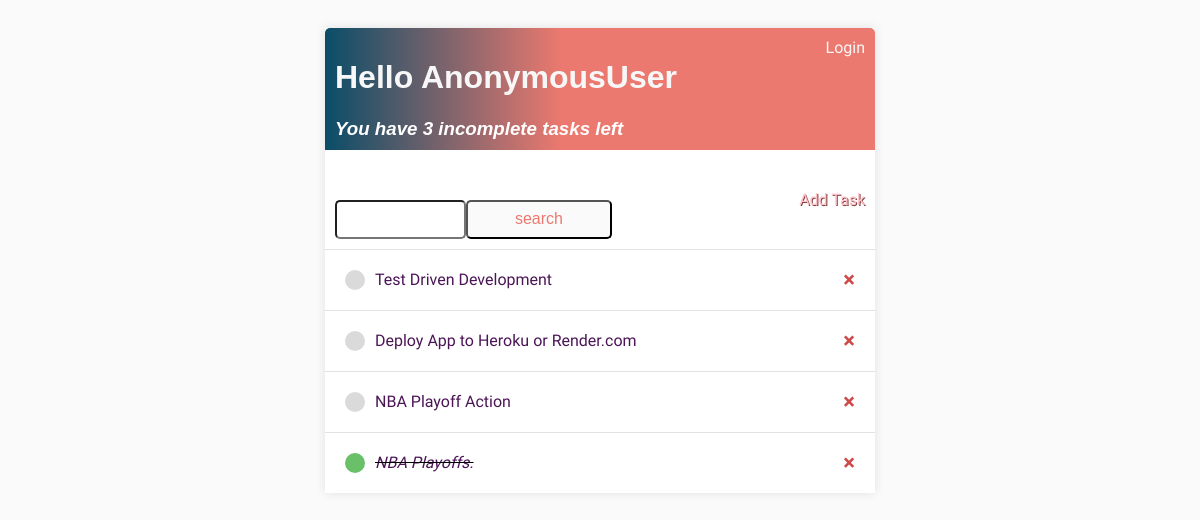
The app's page /search/ with its own data.
### TaskPro/models.py (models this page shows)
class Task(models.Model):
    user = models.ForeignKey(User, on_delete=models.CASCADE, null=True)
    title = models.TextField(max_length=50)
    description = models.TextField()
    complete = models.BooleanField(default=False)
    created_at = models.DateTimeField(auto_now_add=True)
    due_date = models.DateField()
    def __str__(self):
        return self.title
    class Meta:
        ordering = ['complete']

### TaskPro/views.py (the view)
# urls.py: path('search/', views.search, name='search'),
def search(request):
    search_parameter = request.GET.get('q') if request.GET.get('q') is not None else ''
    tasks = Task.objects.filter(
        Q(title__icontains=search_parameter)
    )
    incomplete_task_count = Task.objects.filter(complete=False).count()
    context = {'tasks': tasks, 'search_parameter': search_parameter, 'incomplete_task_count' : incomplete_task_count}
    return render(request, 'TaskPro/task_list.html', context=context)

### TaskPro/templates/TaskPro/task_list.html (shortened to what this page needs)
{%  extends 'main.html' %}
{% block content %}
    <div class="header">
        <div>
            <h1><a href="{% url 'task-list' %}">Hello {{ request.user }}</a></h1>
            <h3 style="margin:0;"><i>You have {{ incomplete_task_count }} incomplete task{{ incomplete_task_count|pluralize:"s" }}
                left</i></h3>
        </div>
    {% if request.user.is_authenticated %}
        <a href="{% url 'logout' %}">Logout</a>
    {% else %}
        <a href="{% url 'login' %}">Login</a>
    {% endif %}
    </div>
    <div id="search-form">
          <form action="{% url 'search' %}" style="margin-top:20px; display : flex;">
        <input type="text" name="q">
        <input class="button search-btn" type="submit" value="search">
    </form>
        <a class="add-task" href="{% url 'create-task' %}">Add Task</a>
    </div>
        <div class="task-item-wrapper">
              {% for task in tasks %}
            <div class="task-wrapper">
                {% if task.complete %}
                    <div class="task-title">
                        <div class="task-complete-icon"></div>
                            <i><s><a href="{% url 'edit-task' task.id %}">{{ task }}</a></s></i>
                    </div>
                <a class="delete-link" href="{% url 'delete-task' task.id %}">&#215</a>
                {% else %}
                     <div class="task-title">
                        <div class="task-incomplete-icon"></div>
                          <a href="{% url 'edit-task' task.id %}">{{ task }}</a>
                    </div>
                <a class="delete-link" href="{% url 'delete-task' task.id %}">&#215</a>
                {% endif %}
            </div>
            {% endfor %}
        </div>
{% endblock content %}

### TaskPro/static/css/style.css (style rules this page uses)
body { background-color : #FAFAFA; font-family: 'Nunito Sans', sans-serif; padding-top : 20px; }
h1,h2,h3,h4,h5,h6 { font-family : 'Raleway', sans-serif; }
a,p { color: #4b5156; }
.header { display: flex; justify-content : space-between; color: #fff; padding: 10px; border-radius : 5px 5px 0 0; background: linear-gradient(90deg, #0A4D68 0%, #EB796F 43%, #EB796F 100%); }
.header a { color : rgb(247, 247, 247); text-decoration : none; }
.task-wrapper { display : flex; align-items: center; justify-content : space-between; padding: 20px; background-color: #fff; border-top : 1px solid rgb(226, 226, 226); }
.task-title { display : flex; }
.task-title a { text-decoration : none; color : #4b1556; margin-left : 10px; }
.task-complete-icon { height : 20px; width : 20px; background-color : rgb(105, 192, 105); border-radius : 50%; }
.task-incomplete-icon { height : 20px; width : 20px; background-color : rgb(218, 218, 218); border-radius : 50%; }
.delete-link { text-decoration : none; font-weight : 900; color : #cf4949; font-size : 22px; line-height : 0; }
#search-form { display : flex; justify-content : space-between; align-items : center; padding : 10px; }
.add-task { color : #FFC0CB; text-decoration : none; text-shadow : 1px 1px #81413b; }
input[type=text], input[type=password], textarea { border : 1px solid # EB796F; border-radius : 5px; padding : 10px; width : 90%; margin-top: 20px; max-width: 300px; box-sizing: border-box; }
.button { border : 1px solid # EB796F; background-color : #FAFAFA; color : #EB796F; padding : 10px; font-size : 14px; border-radius : 5px; cursor : pointer; text-decoration : none; }
.search-btn { display: block; margin-top: 20px; padding: 6px 12px; font-size: 16px; border-radius: 5px; width: 100%; max-width: 300px; box-sizing: border-box; }

### records on screen
Task: title "Test Driven Development"
Task: title "Deploy App to Heroku or Render.com"
Task: title "NBA Playoff Action"
Task: title "NBA Playoffs."

### other values on screen
{{ request.user }} "AnonymousUser"
{{ incomplete_task_count }} "3"
